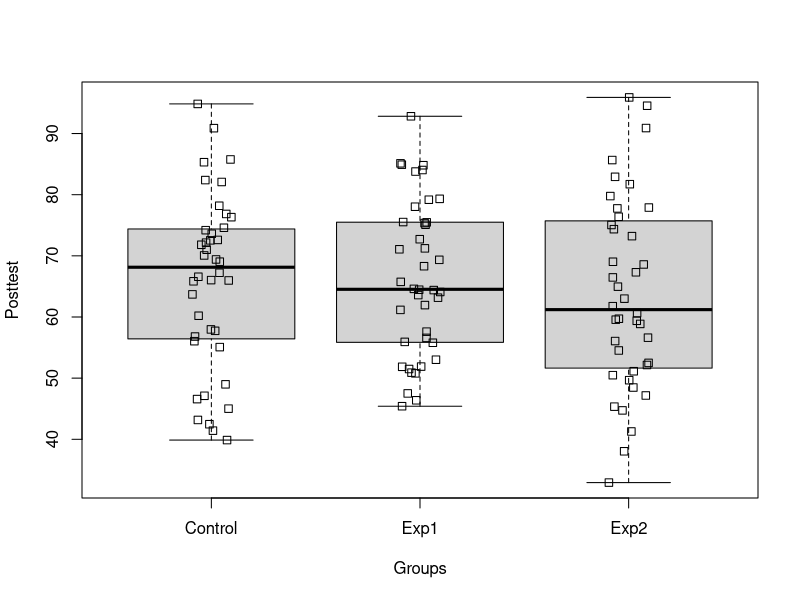

Reproduce this figure in R.
## ---- chunk 1

multitask <- read.csv("multitask_performance.csv")
nrow(multitask) # check number of rows
head(multitask) # check first 5 rows 
tail(multitask) # check last 5 rows 

summary(multitask)

## ---- chunk 2

multitask$Groups <- as.factor(multitask$Groups)
summary(multitask)
## ---- chunk 3

boxplot(Posttest~Groups, data=multitask)
stripchart(Posttest~Groups,data=multitask,vertical=TRUE, add=TRUE, method = "jitter")
